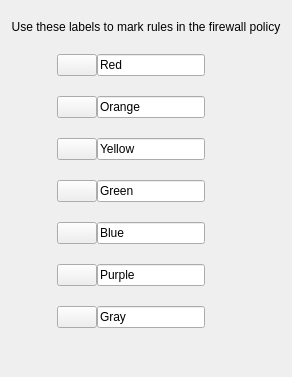
     <widget class="QWidget" name="tabLabels">
      <property name="enabled">
       <bool>true</bool>
      </property>
      <attribute name="title">
       <string>Labels</string>
      </attribute>
      <layout class="QGridLayout" name="gridLayout_6">
       <property name="topMargin">
        <number>20</number>
       </property>
       <property name="verticalSpacing">
        <number>20</number>
       </property>
       <item row="0" column="0" colspan="3">
        <widget class="QLabel" name="textLabel1_4">
         <property name="text">
          <string>Use these labels to mark rules in the firewall policy</string>
         </property>
         <property name="alignment">
          <set>Qt::AlignCenter</set>
         </property>
         <property name="wordWrap">
          <bool>false</bool>
         </property>
        </widget>
       </item>
       <item row="1" column="0" rowspan="2">
        <spacer>
         <property name="orientation">
          <enum>Qt::Horizontal</enum>
         </property>
         <property name="sizeType">
          <enum>QSizePolicy::Expanding</enum>
         </property>
         <property name="sizeHint" stdset="0">
          <size>
           <width>40</width>
           <height>20</height>
          </size>
         </property>
        </spacer>
       </item>
       <item row="1" column="1">
        <layout class="QGridLayout">
         <property name="verticalSpacing">
          <number>20</number>
         </property>
         <item row="0" column="0">
          <widget class="QPushButton" name="redBtn">
           <property name="text">
            <string/>
           </property>
          </widget>
         </item>
         <item row="0" column="1">
          <widget class="QLineEdit" name="redText">
           <property name="text">
            <string>Red</string>
           </property>
          </widget>
         </item>
         <item row="4" column="1">
          <widget class="QLineEdit" name="blueText">
           <property name="text">
            <string>Blue</string>
           </property>
          </widget>
         </item>
         <item row="2" column="1">
          <widget class="QLineEdit" name="yellowText">
           <property name="text">
            <string>Yellow</string>
           </property>
          </widget>
         </item>
         <item row="3" column="0">
          <widget class="QPushButton" name="greenBtn">
           <property name="text">
            <string/>
           </property>
          </widget>
         </item>
         <item row="1" column="1">
          <widget class="QLineEdit" name="orangeText">
           <property name="text">
            <string>Orange</string>
           </property>
          </widget>
         </item>
         <item row="1" column="0">
          <widget class="QPushButton" name="orangeBtn">
           <property name="text">
            <string/>
           </property>
          </widget>
         </item>
         <item row="5" column="0">
          <widget class="QPushButton" name="purpleBtn">
           <property name="text">
            <string/>
           </property>
          </widget>
         </item>
         <item row="2" column="0">
          <widget class="QPushButton" name="yellowBtn">
           <property name="text">
            <string/>
           </property>
          </widget>
         </item>
         <item row="6" column="0">
          <widget class="QPushButton" name="grayBtn">
           <property name="text">
            <string/>
           </property>
          </widget>
         </item>
         <item row="5" column="1">
          <widget class="QLineEdit" name="purpleText">
           <property name="text">
            <string>Purple</string>
           </property>
          </widget>
         </item>
         <item row="4" column="0">
          <widget class="QPushButton" name="blueBtn">
           <property name="text">
            <string/>
           </property>
          </widget>
         </item>
         <item row="3" column="1">
          <widget class="QLineEdit" name="greenText">
           <property name="text">
            <string>Green</string>
           </property>
          </widget>
         </item>
         <item row="6" column="1">
          <widget class="QLineEdit" name="grayText">
           <property name="text">
            <string>Gray</string>
           </property>
          </widget>
         </item>
        </layout>
       </item>
       <item row="1" column="2" rowspan="2">
        <spacer>
         <property name="orientation">
          <enum>Qt::Horizontal</enum>
         </property>
         <property name="sizeType">
          <enum>QSizePolicy::Expanding</enum>
         </property>
         <property name="sizeHint" stdset="0">
          <size>
           <width>70</width>
           <height>20</height>
          </size>
         </property>
        </spacer>
       </item>
       <item row="2" column="1">
        <spacer name="verticalSpacer_6">
         <property name="orientation">
          <enum>Qt::Vertical</enum>
         </property>
         <property name="sizeHint" stdset="0">
          <size>
           <width>20</width>
           <height>38</height>
          </size>
         </property>
        </spacer>
       </item>
      </layout>
     </widget>
